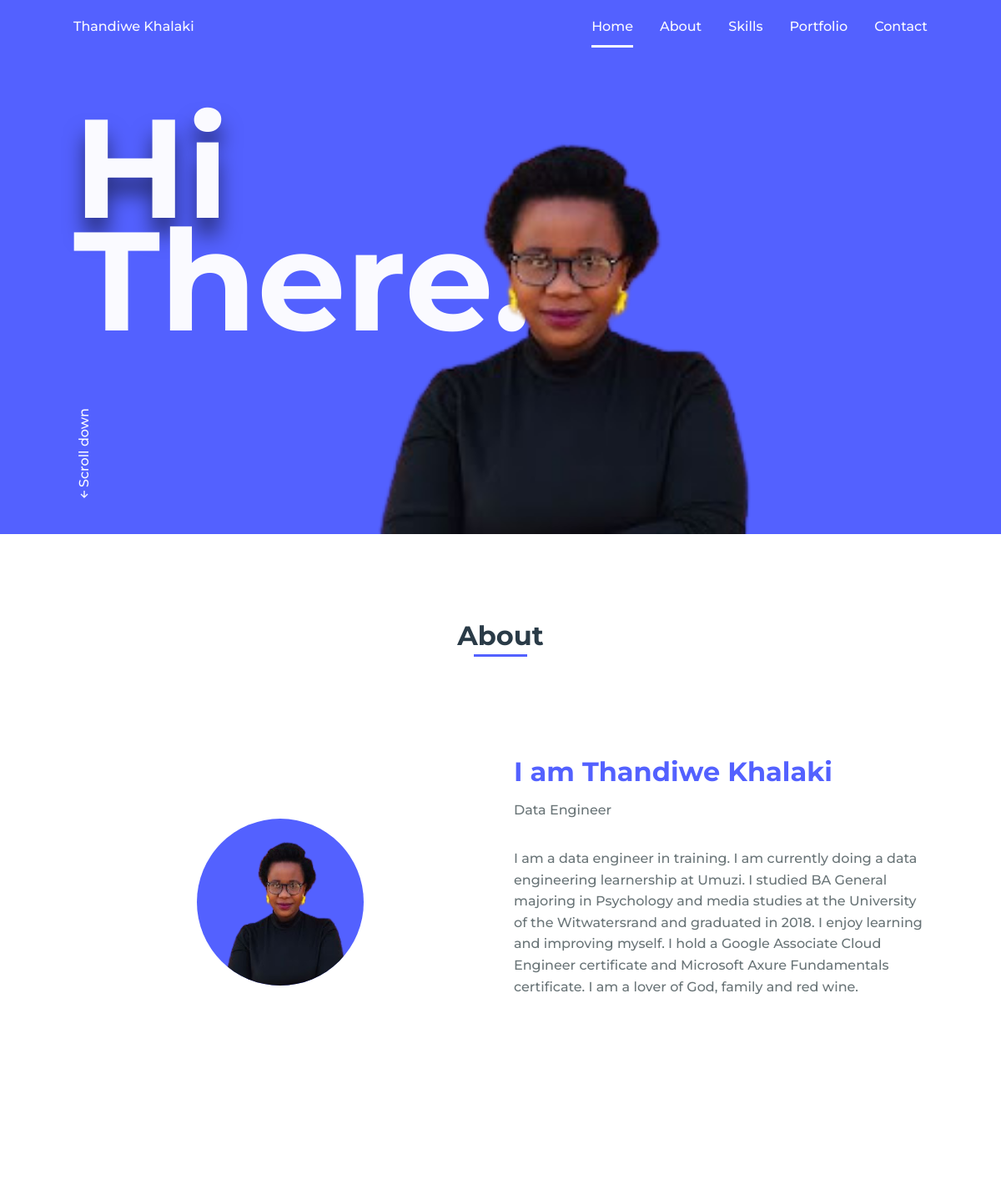
Before: / (upper part) with the older database file.
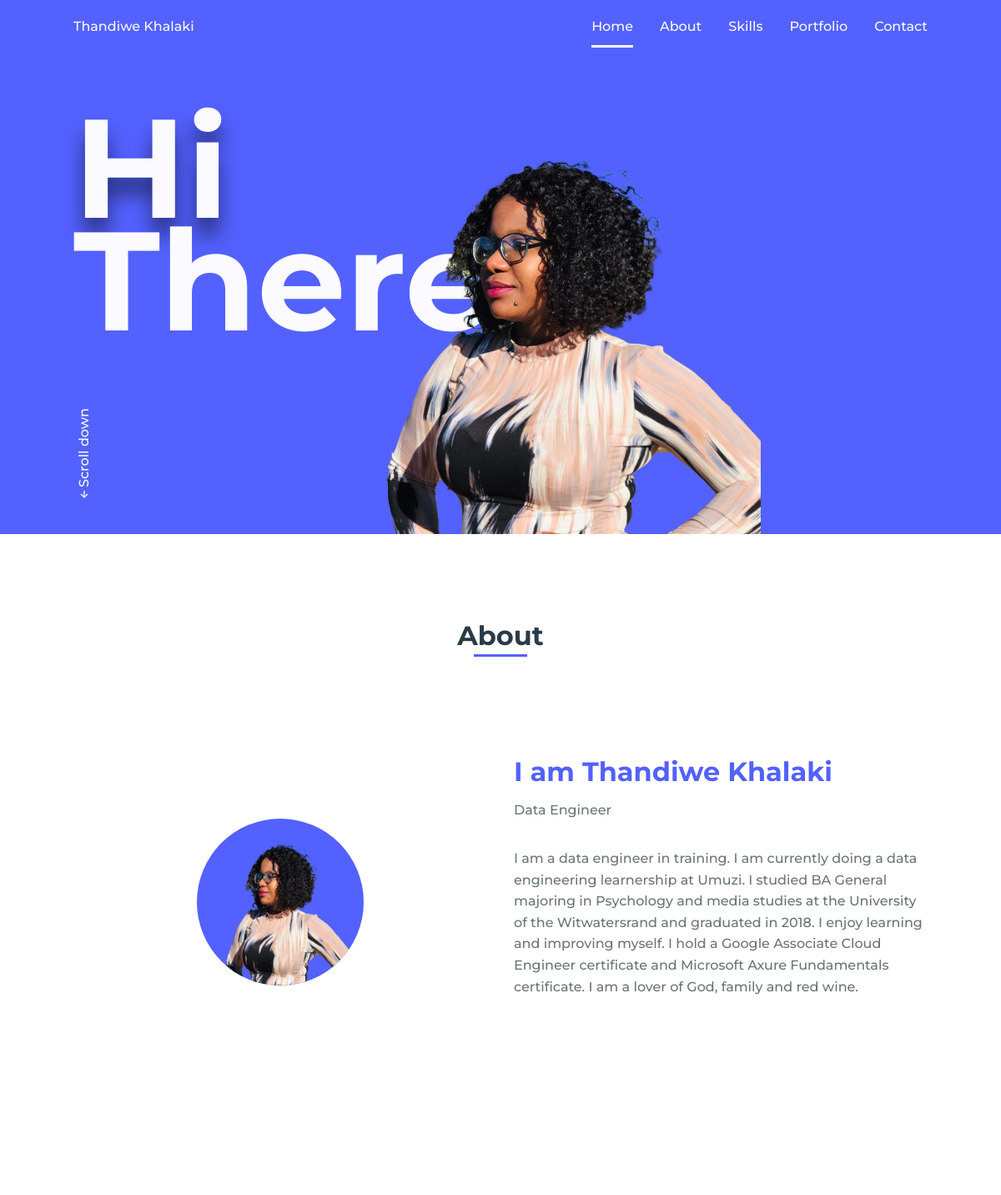
After: the same page with the newer database file.
### thandiwe/models.py (models this page shows, shortened)
class Home(models.Model):
    name = models.CharField(max_length=20)
    greetings_1 = models.CharField(max_length=5)
    greetings_2 = models.CharField(max_length=5)
    picture = models.ImageField(upload_to='picture/')
    updated = models.DateTimeField(auto_now=True)

class About(models.Model):
    heading = models.CharField(max_length=50)
    career = models.CharField(max_length=20)
    description = models.TextField(blank=False)
    profile_img = models.ImageField(upload_to='profile/')
    updated = models.DateTimeField(auto_now=True)

### thandiwe/views.py (the view)
# urls.py: path('', views.index, name='index')
def index(request):
    home = Home.objects.latest('updated')
    about = About.objects.latest('updated')
    profiles = Profile.objects.filter(about=about)
    categories = Category.objects.all()
    portfolios = Portfolio.objects.all()
    context = {
        'home': home,
        'about': about,
        'profiles': profiles,
        'categories': categories,
        'portfolios': portfolios
    }
    return render(request, 'index.html', context)

### thandiwe/templates/index.html (shortened to what this page needs)
{% load static %}
<!DOCTYPE html>
<html lang="en">
<head>
    <link rel="stylesheet" href="{% static 'assets/css/styles.css' %}">
    <link href='https://cdn.jsdelivr.net/npm/boxicons@2.0.5/css/boxicons.min.css' rel='stylesheet'>
</head>
<body>
    <header class="l-header">
        <nav class="nav bd-grid">
            <div>
                <a href="#" class="nav__logo">{{ home.name }}</a>
            </div>
            <div class="nav__menu" id="nav-menu">
                <ul class="nav__list">
                    <li class="nav__item"><a href="#home" class="nav__link active">Home</a></li>
                    <li class="nav__item"><a href="#about" class="nav__link">About</a></li>
                    <li class="nav__item"><a href="#skills" class="nav__link">Skills</a></li>
                    <li class="nav__item"><a href="#portfolio" class="nav__link">Portfolio</a></li>
                    <li class="nav__item"><a href="#contact" class="nav__link">Contact</a></li>
                </ul>
            </div>
        </nav>
    </header>
    <main class="l-main">
        <section class="home" id="home">
            <div class="home__container bd-grid">
                <h1 class="home__title"><span>{{ home.greetings_1 }}</span><br>{{ home.greetings_2 }}.</h1>
                <div class="home__scroll">
                    <a href="#about" class="home__scroll-link"><i class='bx bx-up-arrow-alt' ></i>Scroll down</a>
                </div>
                <img src="{{ home.picture.url }}" alt="" class="home__img">
            </div>
        </section>
        <section class="about section" id="about">
            <h2 class="section-title">About</h2>
            <div class="about__container bd-grid">
                <div class="about__img">
                    <img src="{{ about.profile_img.url }}" alt="">
                </div>
                <div>
                    <h2 class="about__subtitle">{{ about.heading }}</h2>
                    <span class="about__profession">{{ about.career }}</span>
                    <p class="about__text">{{ about.description }}</p>
                    <div class="about__social">
                        {% for profile in about.profile_set.all %}
                        <a href="{{ profile.link }}" class="about__social-icon">
                        </a>
                        {% endfor %}
                    </div>
                </div>
            </div>
        </section>
        <section class="skills section" id="skills">
        </section>
    </main>
</body>
</html>

Changed rows visible on the page:
changed Home "Hi": picture: a different picture
changed About "I am Thandiwe Khalaki": profile_img: a different picture
